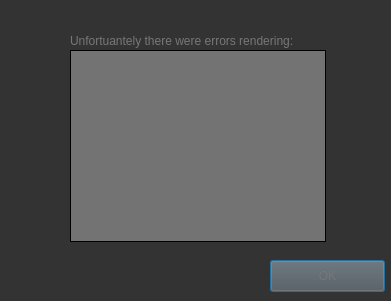
<?xml version="1.0" encoding="UTF-8"?>
<ui version="4.0">
 <class>renderingErrorDialog</class>
 <widget class="QDialog" name="renderingErrorDialog">
  <property name="geometry">
   <rect>
    <x>0</x>
    <y>0</y>
    <width>391</width>
    <height>301</height>
   </rect>
  </property>
  <property name="windowTitle">
   <string>Error!</string>
  </property>
  <property name="styleSheet">
   <string notr="true">QDialog {
background:#333;
}

QLabel {
color:#777
}

QListWidget {
background:rgba(255,255,255,80);
border:1px solid black
}

QPushButton {
background:#555;
color:#777
}</string>
  </property>
  <widget class="QLabel" name="label">
   <property name="geometry">
    <rect>
     <x>70</x>
     <y>30</y>
     <width>261</width>
     <height>21</height>
    </rect>
   </property>
   <property name="text">
    <string>Unfortuantely there were errors rendering:</string>
   </property>
  </widget>
  <widget class="QListWidget" name="listWidget">
   <property name="geometry">
    <rect>
     <x>70</x>
     <y>50</y>
     <width>256</width>
     <height>192</height>
    </rect>
   </property>
   <property name="horizontalScrollBarPolicy">
    <enum>Qt::ScrollBarAlwaysOff</enum>
   </property>
   <property name="wordWrap">
    <bool>true</bool>
   </property>
  </widget>
  <widget class="QPushButton" name="pushButton">
   <property name="geometry">
    <rect>
     <x>270</x>
     <y>260</y>
     <width>115</width>
     <height>32</height>
    </rect>
   </property>
   <property name="text">
    <string>OK</string>
   </property>
  </widget>
 </widget>
 <resources/>
 <connections/>
</ui>
